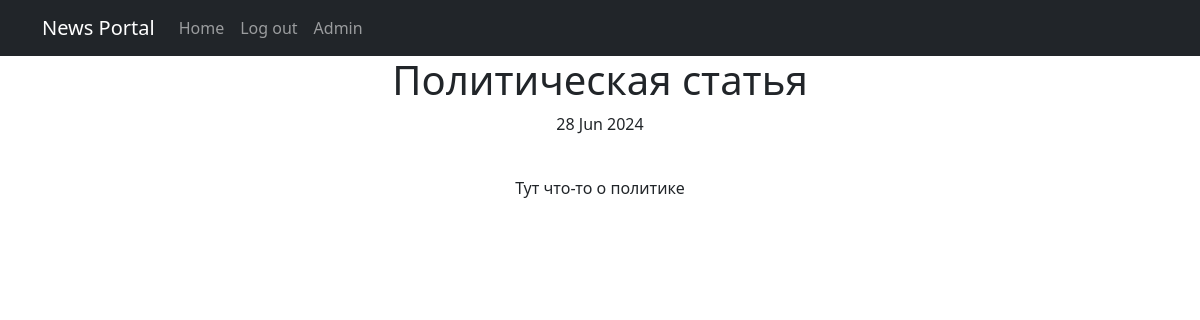
/news/1, run on an earlier commit of the app's database.
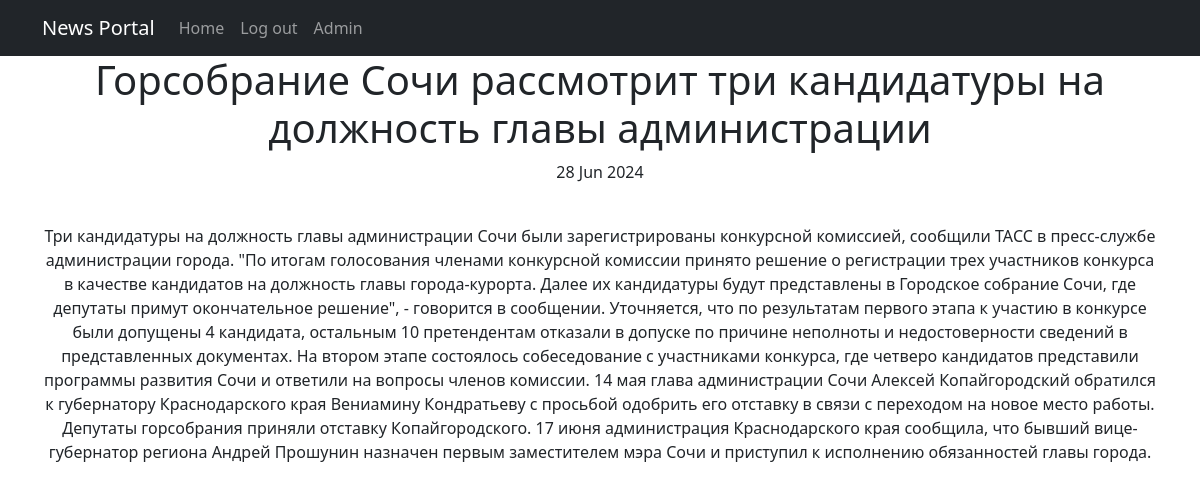
And on a later commit of the database.
### news/models.py (models this page shows, shortened)
class Post(models.Model):
    article = "AR"
    news = "NW"
    TYPES = [
        (article, 'Статья'),
        (news, 'Новость')
    ]
    author = models.ForeignKey(User, on_delete=models.CASCADE)
    type = models.CharField(max_length=2, choices=TYPES, default=article)
    add_time = models.DateTimeField(auto_now_add=True)
    category = models.ManyToManyField(Category, through='PostCategory')
    heading = models.CharField(max_length=255, )
    text = models.TextField()
    rating = models.IntegerField(default=0)

### news/views.py (the view)
# urls.py: path('<int:pk>', PostDetail.as_view(), name='post_detail'),
class PostDetail(DetailView):
    model = Post
    template_name = 'post.html'
    context_object_name = 'post'

### news/templatetags/custom_filters.py (called while the page is built)
@register.filter()
def censor(value):
    try:
        if type(value) is str:
            for word in censor_list:
                if word in value.lower().split():
                    value = value.replace(word[1:], "*" * len(word[1:]))
            return value
    except TypeError as e:
        print(e)

### templates/post.html (shortened to what this page needs)
{% extends 'flatpages/default.html' %}
{% load custom_filters %}
{% block content %}
    <h1>{{ post.heading|censor }}</h1>
    <p>{{ post.add_time|date:'d M Y' }}</p>
    <br>
        <p> {{ post.text|censor }} </p>
{% endblock content %}

What changed in the data, as far as the page shows it:
changed Post: heading|censor "Политическая статья" → "Горсобрание Сочи рассмотрит три кандидатуры на должность главы администрации"; text|censor "Тут что-то о политике" → "Три кандидатуры на должность главы администрации Сочи были зарегистрированы конкурсной комиссией, сообщили ТАСС в пресс-службе администрации города. \"По итогам голосования членами конкурсной комиссии принято решение о регистрации трех участников конкурса в качестве кандидатов на должность главы города-курорта. Далее их кандидатуры будут представлены в Городское собрание Сочи, где депутаты примут окончательное решение\", - говорится в сообщении. Уточняется, что по результатам первого этапа к участию в конкурсе были допущены 4 кандидата, остальным 10 претендентам отказали в допуске по причине неполноты и недостоверности сведений в представленных документах. На втором этапе состоялось…"
